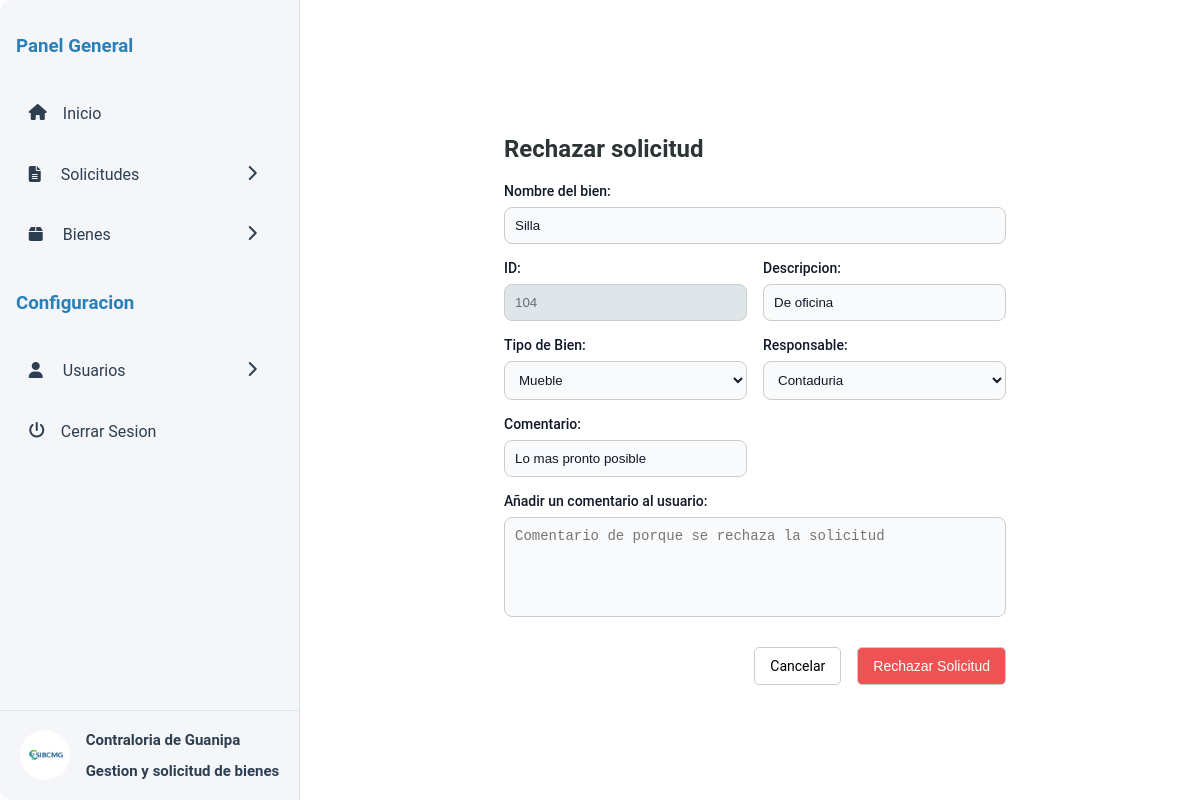
/rechazar-solicitud.php?id=104 (signed in), run on the app's committed database.
### tables this page shows
CREATE TABLE `solicitudes` (
  `n_solicitud` int(11) NOT NULL,
  `bien` varchar(100) NOT NULL,
  `descripcion` varchar(100) NOT NULL,
  `comentario` varchar(100) NOT NULL,
  `comentario_admin` varchar(100) NOT NULL,
  `tipo_bien` varchar(100) NOT NULL,
  `fecha_solicitud` date NOT NULL DEFAULT current_timestamp(),
  `id_usuario` int(11) NOT NULL,
  `aprobado` int(3) NOT NULL
);

CREATE TABLE `usuario` (
  `n_dependencia` int(11) NOT NULL,
  `nombre_dependencia` varchar(100) NOT NULL,
  `contrasena` varchar(100) NOT NULL,
  `username` varchar(100) NOT NULL,
  `nombre` varchar(100) NOT NULL,
  `apellido` varchar(100) NOT NULL,
  `correo` varchar(100) NOT NULL,
  `cedula` int(11) NOT NULL,
  `admin` tinyint(1) NOT NULL
);

### src/rechazar-solicitud.php (the view, shortened to what this page needs)
<?php
require '../server/db.php';
$query = $conn->query('SELECT * from solicitudes INNER JOIN usuario ON solicitudes.id_usuario = usuario.n_dependencia WHERE n_solicitud ='.$_GET["id"]);
$row = $query->fetch(PDO::FETCH_ASSOC);
$id = $row['n_solicitud'];
$name = $row['bien'];
$description = $row['descripcion'];
$type = $row['tipo_bien'];
$comments = $row['comentario'];
$responsible = $row['nombre_dependencia'];
?>
<!DOCTYPE html>
<html lang="es">
  <head>
    <link href="assets/fontawesome-free-6.7.2-web/css/all.css" rel="stylesheet" />
    <link rel="stylesheet" href="./css/gestion-bienes.css" />
  </head>
  <body>
    <div class="container">
      <?php include 'assets/include/menu.php'?>
      <main class="main">
      <div class="form-container">
        <h2>Rechazar solicitud</h2>
        <form action="" class="form" method="POST" id="form">
            <div class="input-container--name">
              <label for="">Nombre del bien:</label>
              <input type="text" class="form__input" value="<?php echo $name;?>" name="name" id="newName" placeholder="Nombre del bien"/>
            </div>
            <div class="form-group">
              <label for="">ID:</label>
              <input
              type="number"
              value="<?php echo $id;?>"
              id="newId"
              placeholder="ID del bien"
              min="1"
              name="id"
              disabled
              class="form__input"
            />
            </div>
            <div class="form-group">
              <label for="">Descripcion:</label>
              <input type="text" class="form__input" value="<?php echo $description;?>" name="description" id="newDescription" placeholder="Descripción"/>
            </div>
            <div class="form-group">
                <label for="newType">Tipo de Bien:</label>
                <select id="newType" name="type" class="form__input">
                  <option value="<?php echo $type;?>" selected><?php echo $type;?></option>
                </select>
            </div>
            <div class="form-group">
              <label for="newType">Responsable:</label>
              <select name="responsible" id="" name="responsible" class="form__input">
                  <option value="<?php echo $responsible;?>" selected><?php echo $responsible;?></option>
              </select>
            </div>
            <div class="form-group">
              <label for="newType">Comentario:</label>
              <input type="text" class="form__input" value="<?php echo $comments;?>" id="comments" placeholder="Comentarios" name="comments"/>
            </div>
            <div class="input-container--description">
              <label for="newType">Añadir un comentario al usuario:</label>
              <textarea class="form__input" id="commentAdmin" placeholder="Comentario de porque se rechaza la solicitud" name="commentAdmin"></textarea>
            </div>
            <div class="form-group--button">
              <a href="solicitudes-pendientes.php" class="form-button">Cancelar</a>
              <button class="form-button form-button--decline" type="submit">Rechazar Solicitud</button>
            </div>
        </form>
      </div>
      </main>
    </div>
  </body>
</html>

### src/css/gestion-bienes.css (style rules this page uses)
:root { --primary-color: #3F72AF; --secondary-color: #DBE2EF; --tertiary-color: #F9F7F7; }
* { box-sizing: border-box; text-decoration: none; }
body { margin: 0; padding: 0; display: flex; justify-content: center; background: white; align-items: center; height: 100vh; font-family: 'Roboto', sans-serif; font-size: 16px; }
.container { width: 100%; height: 100vh; background-color: #fff; display: grid; grid-template-areas: "menu main" ; grid-template-columns: 300px 1fr; gap: 10px; }
.main { grid-area: main; display: flex; align-items: center; justify-content: center; }
.form-container { width: 60%; padding: 1em; }
.form-container h2 { color: #2d3436; }
.form { display: grid; grid-template-columns: 1fr 1fr; gap: 1rem; width: 100%; border-radius: 10px; }
.input-container--name { grid-column: span 2; }
.input-container--description { grid-column: span 2; }
textarea { cursor: text; resize: none; color: #111827; background: #f9fafb; width: 100%; height: 100px; padding: 10px; font-size: 14px; border: 1px solid #ccc; border-radius: 0.5rem; outline: none; margin-bottom: 10px; }
.form-group--button { display: flex; justify-content: right; gap: 1em; align-items: flex-end; flex-grow: 1; grid-column: span 2; }
label { display: block; margin-bottom: 0.5rem; font-size: 14px; font-weight: 500; color: #111827; }
.form__input { padding: 10px; border-radius: 0.5rem; background: none; outline:none; border: 1px solid #ccc; color: #111827; background: #f9fafb; width: 100%; }
select.form__input, input[type="date"] { cursor: pointer; }
input:disabled, select:disabled { background: #dfe6e9; color: #636e72; }
.form-button { background: white; color: black; padding: 10px 15px; border: none; border-radius: 4px; cursor: pointer; display: inline-block; border-radius: 5px; text-align: center; font-size: 14px; border: 1px solid #ccc; transition: .3s background; }
.form-button--decline { background: #ee5253; color: white; }

### src/assets/include/menu.php (style rules this page uses)
:root { --menu-color: #f5f6fa; --menu-color-secondary: #2c3e50; }
* { box-sizing: border-box; }

### data on the page
solicitudes: name "Silla", id "104", description "De oficina", type "Mueble", responsible "Contaduria", comments "Lo mas pronto posible"
